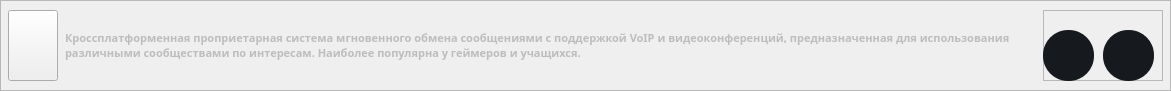
                 <widget class="QFrame" name="Discord">
                  <property name="minimumSize">
                   <size>
                    <width>1171</width>
                    <height>91</height>
                   </size>
                  </property>
                  <property name="maximumSize">
                   <size>
                    <width>1171</width>
                    <height>91</height>
                   </size>
                  </property>
                  <property name="styleSheet">
                   <string notr="true"> border-bottom: 2px solid white;
 display: inline-block;
 line-height: 0.85;</string>
                  </property>
                  <property name="frameShape">
                   <enum>QFrame::StyledPanel</enum>
                  </property>
                  <property name="frameShadow">
                   <enum>QFrame::Raised</enum>
                  </property>
                  <layout class="QHBoxLayout" name="horizontalLayout_9">
                   <property name="spacing">
                    <number>0</number>
                   </property>
                   <property name="leftMargin">
                    <number>0</number>
                   </property>
                   <property name="topMargin">
                    <number>0</number>
                   </property>
                   <property name="rightMargin">
                    <number>0</number>
                   </property>
                   <property name="bottomMargin">
                    <number>0</number>
                   </property>
                   <item>
                    <widget class="QPushButton" name="pushButton_6">
                     <property name="minimumSize">
                      <size>
                       <width>50</width>
                       <height>71</height>
                      </size>
                     </property>
                     <property name="maximumSize">
                      <size>
                       <width>50</width>
                       <height>16777215</height>
                      </size>
                     </property>
                     <property name="styleSheet">
                      <string notr="true">border-bottom:none;</string>
                     </property>
                     <property name="text">
                      <string/>
                     </property>
                     <property name="icon">
                      <iconset resource="DownloadSoft.qrc">
                       <normaloff>:/icon/image/icon/icons8-новый-логотип-discord-new-logo-48.png</normaloff>:/icon/image/icon/icons8-новый-логотип-discord-new-logo-48.png</iconset>
                     </property>
                     <property name="iconSize">
                      <size>
                       <width>48</width>
                       <height>48</height>
                      </size>
                     </property>
                    </widget>
                   </item>
                   <item>
                    <widget class="QLabel" name="label_10">
                     <property name="maximumSize">
                      <size>
                       <width>971</width>
                       <height>16777215</height>
                      </size>
                     </property>
                     <property name="font">
                      <font>
                       <family>Montserrat Black</family>
                       <pointsize>8</pointsize>
                       <weight>75</weight>
                       <italic>false</italic>
                       <bold>true</bold>
                       <underline>false</underline>
                      </font>
                     </property>
                     <property name="styleSheet">
                      <string notr="true">*{

  color: rgb(189, 189, 189);
border-bottom:none;
}

</string>
                     </property>
                     <property name="text">
                      <string>Кроссплатформенная проприетарная система мгновенного обмена сообщениями с поддержкой VoIP и видеоконференций, предназначенная для использования различными сообществами по интересам. Наиболее популярна у геймеров и учащихся. </string>
                     </property>
                     <property name="scaledContents">
                      <bool>false</bool>
                     </property>
                     <property name="wordWrap">
                      <bool>true</bool>
                     </property>
                    </widget>
                   </item>
                   <item>
                    <widget class="QFrame" name="frame_15">
                     <property name="minimumSize">
                      <size>
                       <width>120</width>
                       <height>71</height>
                      </size>
                     </property>
                     <property name="maximumSize">
                      <size>
                       <width>120</width>
                       <height>71</height>
                      </size>
                     </property>
                     <property name="styleSheet">
                      <string notr="true">border-bottom:none;</string>
                     </property>
                     <property name="frameShape">
                      <enum>QFrame::StyledPanel</enum>
                     </property>
                     <property name="frameShadow">
                      <enum>QFrame::Raised</enum>
                     </property>
                     <widget class="QPushButton" name="pushDownloadDS">
                      <property name="geometry">
                       <rect>
                        <x>0</x>
                        <y>20</y>
                        <width>51</width>
                        <height>51</height>
                       </rect>
                      </property>
                      <property name="styleSheet">
                       <string notr="true">*{
border-bottom:none;
}
QPushButton#pushDownloadDS
{
	background-color:#161A1E;
	color:rgba(85,98,112,255);	
	border-radius:25;
}
QPushButton#pushDownloadDS:hover
{
background-color:#1b1f24;
}
QPushButton#pushDownloadDS:pressed
{
	padding-left:5px;
	padding-top:5px;
	color:rgba(115,128,142,255)
}
</string>
                      </property>
                      <property name="text">
                       <string/>
                      </property>
                      <property name="icon">
                       <iconset resource="DownloadSoft.qrc">
                        <normaloff>:/icon/image/icon/free-icon-download-545759.png</normaloff>:/icon/image/icon/free-icon-download-545759.png</iconset>
                      </property>
                      <property name="iconSize">
                       <size>
                        <width>18</width>
                        <height>18</height>
                       </size>
                      </property>
                     </widget>
                     <widget class="QPushButton" name="pushDelDS">
                      <property name="geometry">
                       <rect>
                        <x>60</x>
                        <y>20</y>
                        <width>51</width>
                        <height>51</height>
                       </rect>
                      </property>
                      <property name="styleSheet">
                       <string notr="true">*{
border-bottom:none;
}
QPushButton#pushDelDS
{
	background-color:#161A1E;
	color:rgba(85,98,112,255);	
	border-radius:25;
}
QPushButton#pushDelDS:hover
{
background-color:#1b1f24;
}
QPushButton#pushDelDS:pressed
{
	padding-left:5px;
	padding-top:5px;
	color:rgba(115,128,142,255)
}
</string>
                      </property>
                      <property name="text">
                       <string/>
                      </property>
                      <property name="icon">
                       <iconset resource="DownloadSoft.qrc">
                        <normaloff>:/icon/image/icon/free-icon-delete-5396993.png</normaloff>:/icon/image/icon/free-icon-delete-5396993.png</iconset>
                      </property>
                      <property name="iconSize">
                       <size>
                        <width>20</width>
                        <height>20</height>
                       </size>
                      </property>
                     </widget>
                    </widget>
                   </item>
                  </layout>
                 </widget>
